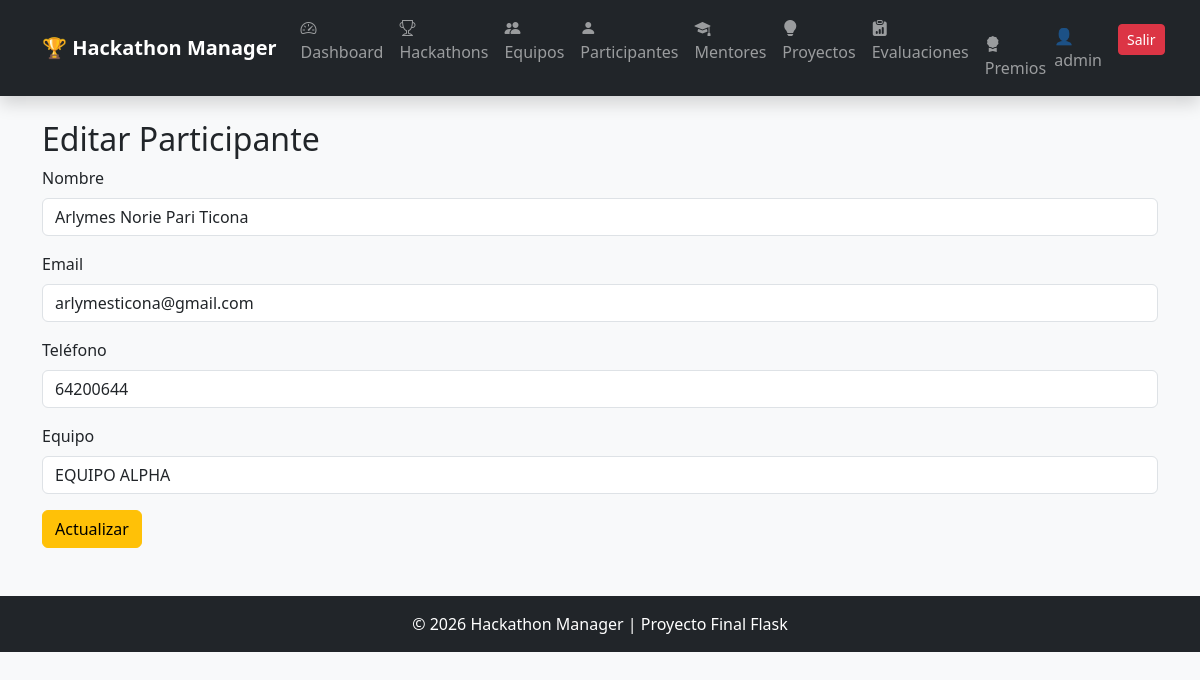
/participantes/editar/1 (signed in), run on the app's committed database.
### app/models/usuario.py (models this page shows, shortened)
class Usuario(UserMixin, db.Model):
    __tablename__ = "usuarios"
    id = db.Column(
        db.Integer,
        primary_key=True
    )
    nombre = db.Column(
        db.String(100),
        nullable=False
    )
    email = db.Column(
        db.String(100),
        unique=True,
        nullable=False
    )
    username = db.Column(
        db.String(50),
        unique=True,
        nullable=False
    )
    password = db.Column(
        db.String(255),
        nullable=False
    )
    rol_id = db.Column(
        db.Integer,
        db.ForeignKey("roles.id"),
        nullable=False
    )

### app/models/participante.py (models this page shows, shortened)
class Participante(db.Model):
    __tablename__ = "participantes"
    id = db.Column(
        db.Integer,
        primary_key=True
    )
    nombre = db.Column(
        db.String(100),
        nullable=False
    )
    email = db.Column(
        db.String(120),
        nullable=False
    )
    telefono = db.Column(
        db.String(30)
    )
    equipo_id = db.Column(
        db.Integer,
        db.ForeignKey("equipos.id"),
        nullable=False
    )

### app/models/equipo.py (models this page shows, shortened)
class Equipo(db.Model):
    __tablename__ = "equipos"
    id = db.Column(
        db.Integer,
        primary_key=True
    )
    nombre = db.Column(
        db.String(100),
        nullable=False
    )
    descripcion = db.Column(
        db.Text,
        nullable=False
    )
    hackathon_id = db.Column(
        db.Integer,
        db.ForeignKey("hackathons.id"),
        nullable=False
    )
    participantes = db.relationship(
    "Participante",
    backref="equipo",
    lazy=True
    )
    proyectos = db.relationship(
    "Proyecto",
    backref="equipo",
    lazy=True
)

### app/participantes/routes.py (the view, shortened to what this page needs)
@participante_bp.route(
    "/participantes/editar/<int:id>",
    methods=["GET", "POST"]
)
@login_required
def editar_participante(id):
    participante = Participante.query.get_or_404(id)
    equipos = Equipo.query.all()
    return render_template(
        "participantes/editar.html",
        participante=participante,
        equipos=equipos
    )

### app/templates/participantes/editar.html
{% extends 'base.html' %}
{% block content %}
<h2>Editar Participante</h2>
<form method="POST">
    <div class="mb-3">
        <label class="form-label">
            Nombre
        </label>
        <input
            type="text"
            name="nombre"
            value="{{ participante.nombre }}"
            class="form-control"
            required>
    </div>
    <div class="mb-3">
        <label class="form-label">
            Email
        </label>
        <input
            type="email"
            name="email"
            value="{{ participante.email }}"
            class="form-control"
            required>
    </div>
    <div class="mb-3">
        <label class="form-label">
            Teléfono
        </label>
        <input
            type="text"
            name="telefono"
            value="{{ participante.telefono }}"
            class="form-control">
    </div>
    <div class="mb-3">
        <label class="form-label">
            Equipo
        </label>
        <select
            name="equipo_id"
            class="form-control">
            {% for equipo in equipos %}
            <option
                value="{{ equipo.id }}"
                {% if equipo.id == participante.equipo_id %}
                selected
                {% endif %}
            >
                {{ equipo.nombre }}
            </option>
            {% endfor %}
        </select>
    </div>
    <button
        class="btn btn-warning">
        Actualizar
    </button>
</form>
{% endblock %}

### app/templates/base.html (shortened to what this page needs)
<!DOCTYPE html>
<html lang="es">
<head>
    <link href="https://cdn.jsdelivr.net/npm/bootstrap@5.3.7/dist/css/bootstrap.min.css"
          rel="stylesheet">
    <link rel="stylesheet"
          href="https://cdn.jsdelivr.net/npm/bootstrap-icons@1.11.3/font/bootstrap-icons.min.css">
    <link
rel="stylesheet"
href="{{ url_for('static', filename='css/style.css') }}">
</head>
<body class="bg-light">
<nav class="navbar navbar-expand-lg navbar-dark bg-dark shadow">
    <div class="container">
        <a class="navbar-brand fw-bold"
           href="/">
            🏆 Hackathon Manager
        </a>
        <div class="collapse navbar-collapse"
             id="menu">
            <ul class="navbar-nav me-auto">
                {% if current_user.is_authenticated %}
                <li class="nav-item">
                    <a class="nav-link" href="/dashboard">
                        <i class="bi bi-speedometer2"></i>
                        Dashboard
                    </a>
                </li>
                <li class="nav-item">
                    <a class="nav-link" href="/hackathons">
                        <i class="bi bi-trophy"></i>
                        Hackathons
                    </a>
                </li>
                <li class="nav-item">
                    <a class="nav-link" href="/equipos">
                        <i class="bi bi-people-fill"></i>
                        Equipos
                    </a>
                </li>
                <li class="nav-item">
                    <a class="nav-link" href="/participantes">
                        <i class="bi bi-person-fill"></i>
                        Participantes
                    </a>
                </li>
                <li class="nav-item">
                    <a class="nav-link" href="/mentores">
                        <i class="bi bi-mortarboard-fill"></i>
                        Mentores
                    </a>
                </li>
                <li class="nav-item">
                    <a class="nav-link" href="/proyectos">
                        <i class="bi bi-lightbulb-fill"></i>
                        Proyectos
                    </a>
                </li>
                <li class="nav-item">
                    <a class="nav-link" href="/evaluaciones">
                        <i class="bi bi-clipboard-data-fill"></i>
                        Evaluaciones
                        <li class="nav-item">
    <a class="nav-link" href="/premios">
        <i class="bi bi-award-fill"></i>
        Premios
    </a>
</li>
                    </a>
                </li>
                {% endif %}
            </ul>
            <ul class="navbar-nav">
                {% if current_user.is_authenticated %}
                <li class="nav-item">
                    <span class="navbar-text me-3">
                        👤 {{ current_user.username }}
                    </span>
                </li>
                <li class="nav-item">
                    <a class="btn btn-danger btn-sm"
                       href="/logout">
                        Salir
                    </a>
                </li>
                {% endif %}
            </ul>
        </div>
    </div>
</nav>
<div class="container mt-4">
    {% block content %}
    {% endblock %}
</div>
<footer class="bg-dark text-white text-center mt-5 p-3">
    © 2026 Hackathon Manager | Proyecto Final Flask
</footer>
</body>
</html>

### app/static/css/style.css (style rules this page uses)
body { background:#f4f7fc; }

### data on the page
Usuario: username "admin"
Participante: nombre "Arlymes Norie Pari Ticona", email "arlymesticona@gmail.com", telefono "64200644", equipo_id "EQUIPO ALPHA"
